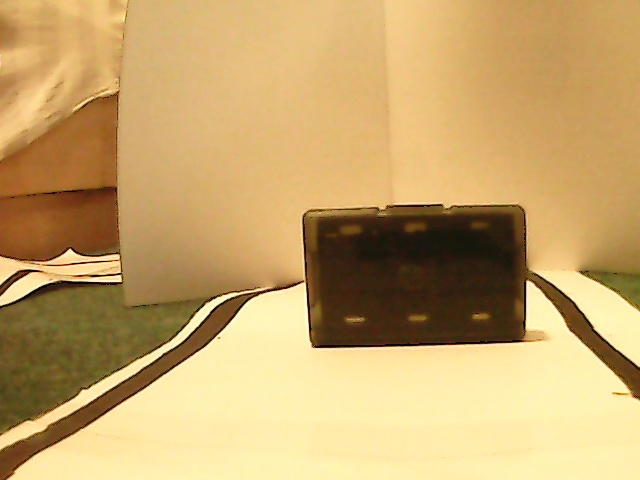
#> input picture data/L/1.jpg, 640 x 480 px, found by its file name
$ python 3.py
#> lines starting #> are read from the running program, lines starting #| are printed output that depends on the picture
import numpy as np
import cv2
import matplotlib
import matplotlib.pyplot as plt


# [7 lines of commented-out code are left out]
CamL_id = "/home/pi/car2/data/L/1.jpg"
CamR_id = "/home/pi/car2/data/R/1.jpg"

imgL= cv2.imread(CamL_id)
#> imgL is the input picture: shape (480, 640, 3); mean B, G, R 107.7, 165.6, 198.1
imgR= cv2.imread(CamR_id)
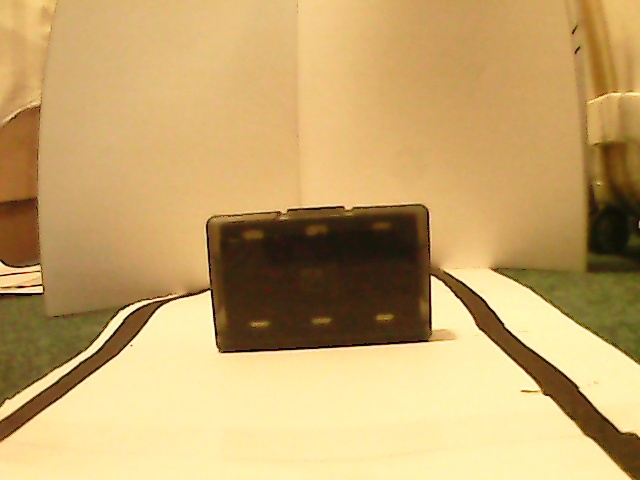
#> input picture data/R/1.jpg, 640 x 480 px, found by its file name
#> imgR is the input picture: shape (480, 640, 3); mean B, G, R 107.7, 165.6, 197.3
# Reading the mapping values for stereo image rectification
cv_file = cv2.FileStorage("stereo_rectify_maps.xml", cv2.FILE_STORAGE_READ)
Left_Stereo_Map_x = cv_file.getNode("Left_Stereo_Map_x").mat()
Left_Stereo_Map_y = cv_file.getNode("Left_Stereo_Map_y").mat()
Right_Stereo_Map_x = cv_file.getNode("Right_Stereo_Map_x").mat()
Right_Stereo_Map_y = cv_file.getNode("Right_Stereo_Map_y").mat()
cv_file.release()
disparity = None
depth_map = None
# These parameters can vary according to the setup
# Keeping the target object at max_dist we store disparity values
# after every sample_delta distance.
max_depth = 60 # max distance to keep the target object (in cm)
min_depth = 15 # Minimum distance the stereo setup can measure (in cm)
#sample_delta = 5 # Distance between two sampling points (in cm)
depth_thresh = 20


#disp_map = np.zeros((600,600,3))


# Reading the stored the StereoBM parameters
cv_file = cv2.FileStorage("/home/pi/car2/data/depth_estmation_params_py.xml", cv2.FILE_STORAGE_READ)
minDisparity = int(cv_file.getNode("minDisparity").real())
numDisparities = int(cv_file.getNode("numDisparities").real())
blockSize = int(cv_file.getNode("blockSize").real())
uniquenessRatio = int(cv_file.getNode("uniquenessRatio").real())
speckleRange = int(cv_file.getNode("speckleRange").real())
speckleWindowSize = int(cv_file.getNode("speckleWindowSize").real())
disp12MaxDiff = int(cv_file.getNode("disp12MaxDiff").real())
M = cv_file.getNode("M").real()
cv_file.release()

# Defining callback functions for mouse events
def mouse_click(event,x,y,flags,param):
    global Z
    if event == cv2.EVENT_LBUTTONDBLCLK:
        print("Distance = %.2f cm"%depth_map[y,x])
cv2.namedWindow('disp',cv2.WINDOW_NORMAL)
cv2.resizeWindow('disp',600,600)
cv2.setMouseCallback('disp',mouse_click)

stereo = cv2.StereoSGBM_create(
        minDisparity = minDisparity,
        numDisparities = numDisparities,
        blockSize = blockSize,
        #P1 = P1,
        #P2 = P2,
        disp12MaxDiff = disp12MaxDiff,
        uniquenessRatio = uniquenessRatio,
        speckleWindowSize = speckleWindowSize,
        speckleRange = speckleRange
    )

output_canvas = None

def obstacle_avoid():

	# Mask to segment regions with depth less than threshold
	mask = cv2.inRange(depth_map,10,depth_thresh)

	# Check if a significantly large obstacle is present and filter out smaller noisy regions
	if np.sum(mask)/255.0 > 0.01*mask.shape[0]*mask.shape[1]:

		# Contour detection
		contours, _ = cv2.findContours(mask, cv2.RETR_TREE, cv2.CHAIN_APPROX_SIMPLE)
		cnts = sorted(contours, key=cv2.contourArea, reverse=True)

		# Check if detected contour is significantly large (to avoid multiple tiny regions)
		if cv2.contourArea(cnts[0]) > 0.01*mask.shape[0]*mask.shape[1]:

			x,y,w,h = cv2.boundingRect(cnts[0])

			# finding average depth of region represented by the largest contour
			mask2 = np.zeros_like(mask)
			cv2.drawContours(mask2, cnts, 0, (255), -1)

			# Calculating the average depth of the object closer than the safe distance
			depth_mean, _ = cv2.meanStdDev(depth_map, mask=mask2)

			# Display warning text
			cv2.putText(output_canvas, "WARNING !", (x+5,y-40), 1, 2, (0,0,255), 2, 2)
			cv2.putText(output_canvas, "Object at", (x+5,y), 1, 2, (100,10,25), 2, 2)
			cv2.putText(output_canvas, "%.2f cm"%depth_mean, (x+5,y+40), 1, 2, (100,10,25), 2, 2)

	else:
		cv2.putText(output_canvas, "SAFE!", (100,100),1,3,(0,255,0),2,3)

	cv2.imshow('output_canvas',output_canvas)


# Creating an object of StereoBM algorithm

output_canvas = imgL.copy()
imgL_gray = cv2.imread(CamL_id, cv2.IMREAD_GRAYSCALE)
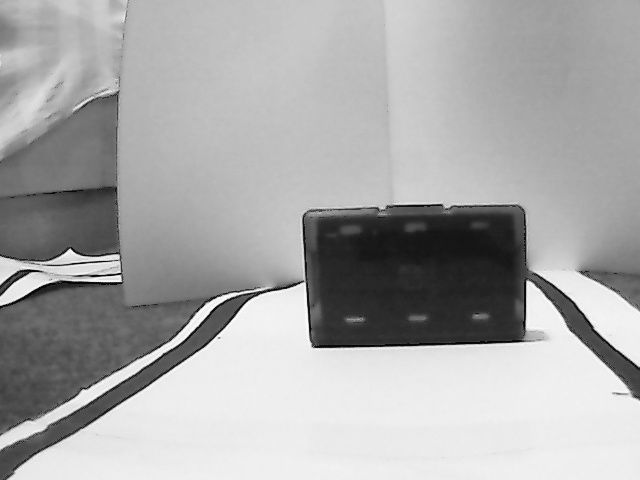
#> imgL_gray: shape (480, 640); min 1, max 255, mean 168.8
imgR_gray = cv2.imread(CamR_id, cv2.IMREAD_GRAYSCALE)
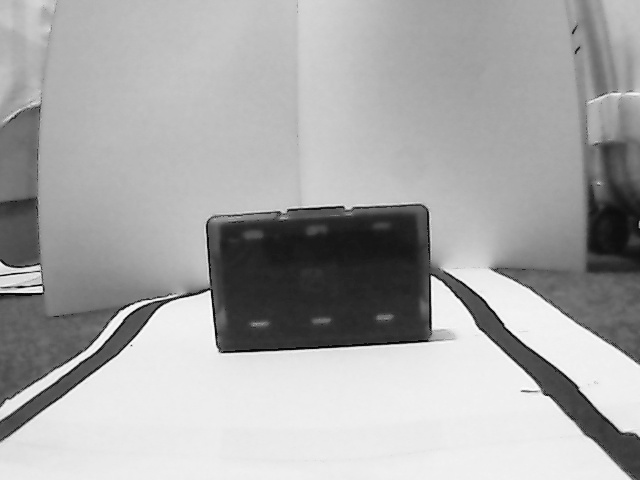
#> imgR_gray: shape (480, 640); min 2, max 255, mean 168.5

# Applying stereo image rectification on the left image
#> (the run stopped early here; a loop or call above may not have finished)
